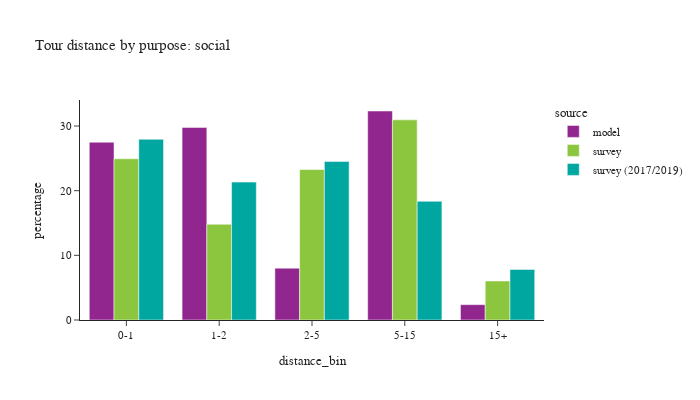

The notebook cell saved with this chart:
### Code cell
plot_bins(tour, tour['pdpurp'] == 7, 'social')

### Figure 1 — Plotly figure (JSON) as saved in the notebook; plotly's stock layout.template omitted (floating-point values rounded to 4 significant figures)
{"data": [{"alignmentgroup": "True", "customdata": [[398711], [431936], [116301], [468730], [34416]], "hovertemplate": "source=model<br>distance_bin=%{x}<br>percentage=%{y}<br>sample count=%{customdata[0]}<extra></extra>", "legendgroup": "model", "marker": {"color": "#91268F", "pattern": {"shape": ""}}, "name": "model", "offsetgroup": "model", "orientation": "v", "showlegend": true, "textposition": "auto", "type": "bar", "x": ["0-1", "1-2", "2-5", "5-15", "15+"], "xaxis": "x", "y": [27.5, 29.79, 8.02, 32.32, 2.373], "yaxis": "y"}, {"alignmentgroup": "True", "customdata": [[1015], [544], [658], [584], [200]], "hovertemplate": "source=survey<br>distance_bin=%{x}<br>percentage=%{y}<br>sample count=%{customdata[0]}<extra></extra>", "legendgroup": "survey", "marker": {"color": "#8CC63E", "pattern": {"shape": ""}}, "name": "survey", "offsetgroup": "survey", "orientation": "v", "showlegend": true, "textposition": "auto", "type": "bar", "x": ["0-1", "1-2", "2-5", "5-15", "15+"], "xaxis": "x", "y": [24.94, 14.81, 23.27, 30.95, 6.038], "yaxis": "y"}, {"alignmentgroup": "True", "customdata": [[1720], [821], [1049], [731], [253]], "hovertemplate": "source=survey (2017/2019)<br>distance_bin=%{x}<br>percentage=%{y}<br>sample count=%{customdata[0]}<extra></extra>", "legendgroup": "survey (2017/2019)", "marker": {"color": "#00A7A0", "pattern": {"shape": ""}}, "name": "survey (2017/2019)", "offsetgroup": "survey (2017/2019)", "orientation": "v", "showlegend": true, "textposition": "auto", "type": "bar", "x": ["0-1", "1-2", "2-5", "5-15", "15+"], "xaxis": "x", "y": [27.95, 21.33, 24.53, 18.36, 7.829], "yaxis": "y"}], "layout": {"barmode": "group", "font": {"size": 11}, "height": 400, "legend": {"title": {"text": "source"}, "tracegroupgap": 0}, "title": {"text": "Tour distance by purpose: social"}, "width": 700, "xaxis": {"anchor": "y", "domain": [0.0, 1.0], "title": {"text": "distance_bin"}}, "yaxis": {"anchor": "x", "domain": [0.0, 1.0], "title": {"text": "percentage"}}}}
